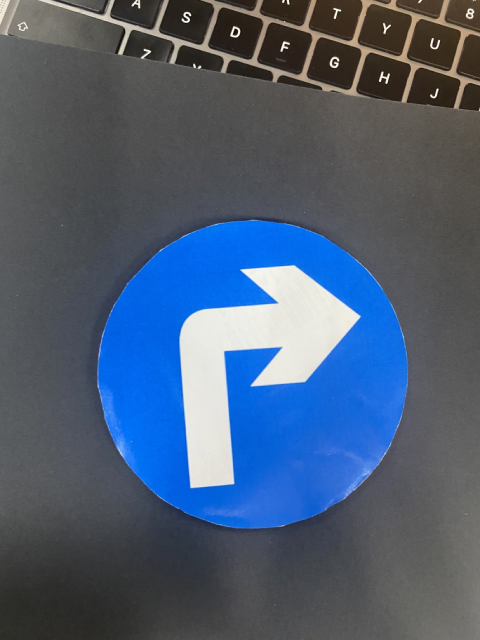
//> input picture sign_detection/images/signs/signs/IMG_3093 Large.jpeg, 960 x 1280 px (shown at 1/2 size)
$ ./sign_detect   (built with g++ and OpenCV 4)
//> lines starting //> are read from the running program, lines starting //| are printed output that depends on the picture; after the words box and inside, x2 and y2 are one past the last pixel; in counts of white or black regions, pixels touching at a corner belong together
#include <iostream>
#include <opencv2/highgui/highgui.hpp>
#include <opencv2/core/core.hpp>
#include <opencv2/opencv.hpp>
#include <math.h>
using namespace std;
using namespace cv;

double down_scale = 0.4;
int H_min;
int H_max;
int S_min;
int S_max;
int V_min;
int V_max;

int main(int argc, char *argv[])
{
    //加载图像
    Mat srcImage=imread("../images/signs/IMG_3093 Large.jpeg");
//> srcImage is the input picture: 1280 rows x 960 cols, CV_8UC3; mean B, G, R 115.8, 93, 76.3

    int down_height = srcImage.size().height * down_scale;
//> down_height = 512
    int down_width = srcImage.size().width * down_scale;
//> down_width = 384
    Mat downImage;
    resize(srcImage, downImage, Size(down_width, down_height), INTER_LINEAR);
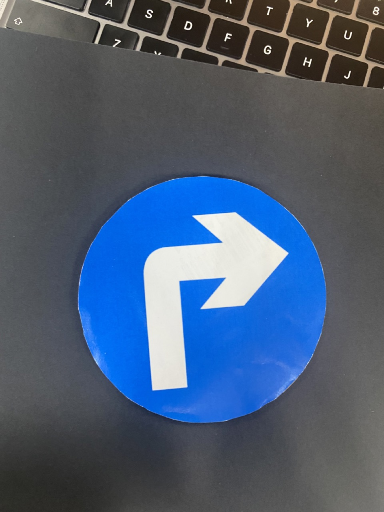
//> downImage: 512 rows x 384 cols, CV_8UC3; mean B, G, R 115.7, 93, 76.2
    imshow("原始图",downImage);

    //变换成hsv通道
    Mat hsvImage;
    cvtColor(downImage,hsvImage,COLOR_BGR2HSV);
//> hsvImage: 512 rows x 384 cols, CV_8UC3; mean H, S, V 68.3, 66.6, 119.6
    // imshow("未增强色调的hsv图片",hsvImage);

    //分割split 与合并merge
    vector<Mat> hsvsplit;//hsv的分离通道
    split(hsvImage,hsvsplit);
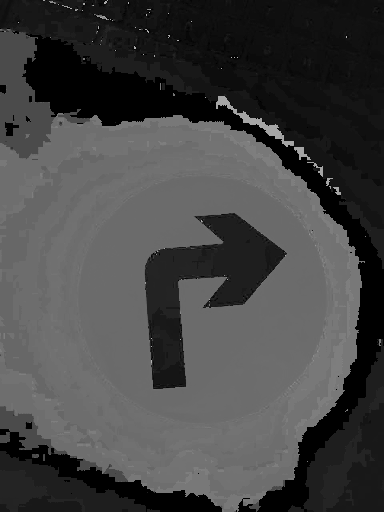
//> hsvsplit[0]: 512 rows x 384 cols, CV_8UC1; min 0, max 178, mean 68.3
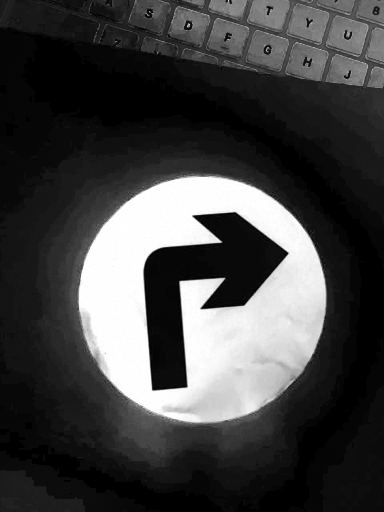
//> hsvsplit[1]: 512 rows x 384 cols, CV_8UC1; min 0, max 255, mean 66.6
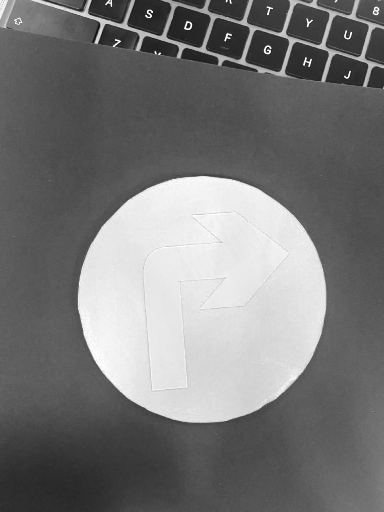
//> hsvsplit[2]: 512 rows x 384 cols, CV_8UC1; min 14, max 255, mean 119.6
    // equalizeHist(hsvsplit[2],hsvsplit[2]);//直方图均衡化，增强对比度，hsvsplit[2]为返回的h
    // merge(hsvsplit,hsvImage);//在色调调节后，重新合并
    // imshow("增强色调对比度后的hsv图片",hsvImage);

    // 取得标志蓝色色块
    Mat binImage;
    threshold(hsvsplit[0],binImage,(int)(256 * 0.5),(int)(256 * 0.7),THRESH_BINARY);
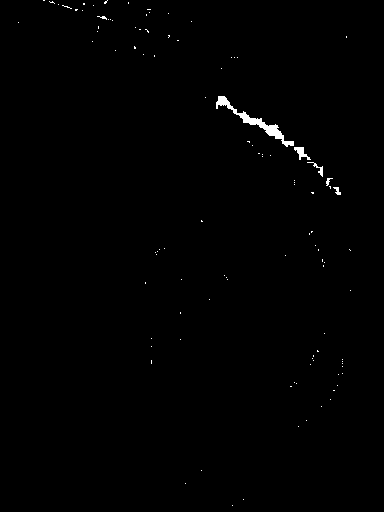
//> binImage: 512 rows x 384 cols, CV_8UC1; values 0 (black) and 179 (white), 0.51% white; 106 white regions (101 under 20 px), largest, box (x1, y1, x2, y2) and area: (216, 96, 294, 147) 592, (294, 147, 311, 160) 99, (307, 162, 323, 177) 55, (333, 187, 341, 195) 34, (326, 178, 333, 186) 25
    imshow("二值化后图片",binImage);

    // 检测圆
    // Mat edges;
    // Canny(thresHold, edges, 100, 200, 3, false);
    // imshow("edges", edges);

    // 投影变换

    // 计算圆心和质心


   while(1)
   {
       int key = waitKey(0);
//> the Esc key is pressed
   if (key==27)
   {
       break;
   }
   }
   return(0);


}

$ run again, with sign_detection/images/signs/signs/IMG_3094 Large.jpeg copied over sign_detection/images/signs/signs/IMG_3093 Large.jpeg
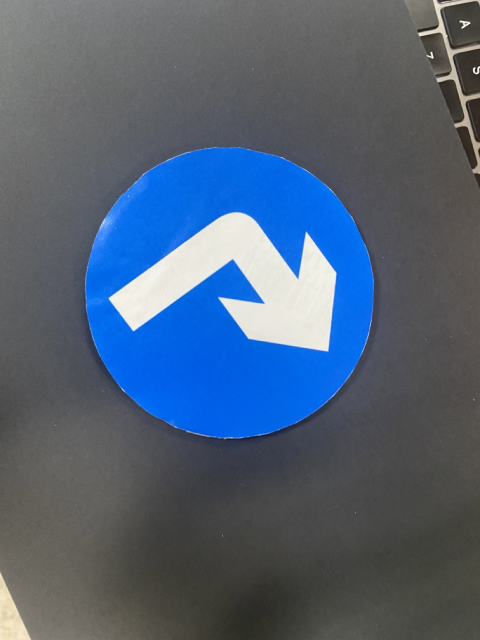
//> input picture sign_detection/images/signs/signs/IMG_3094 Large.jpeg, 960 x 1280 px (shown at 1/2 size)
//> srcImage is the input picture: 1280 rows x 960 cols, CV_8UC3; mean B, G, R 117.8, 97.2, 80.9
//> hsvImage: 512 rows x 384 cols, CV_8UC3; mean H, S, V 66.2, 56.2, 120.7
//> `split(hsvImage,hsvsplit);`:
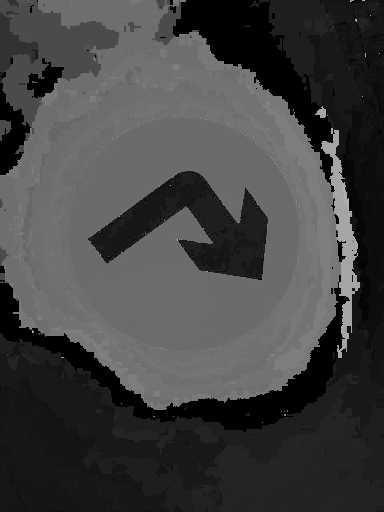
//> hsvsplit[0]: 512 rows x 384 cols, CV_8UC1; min 0, max 177, mean 66.2
//> `threshold(hsvsplit[0],binImage,(int)(256 * 0.5),(int)(256 * 0.7),THRES..`:
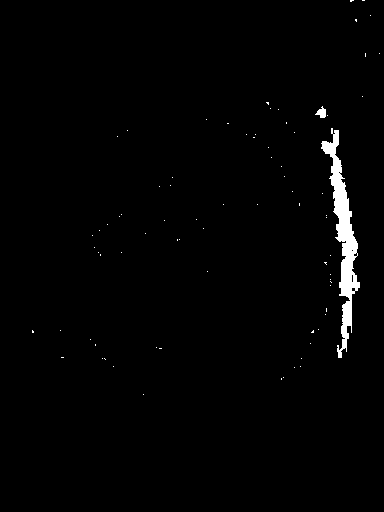
//> binImage: 512 rows x 384 cols, CV_8UC1; values 0 (black) and 179 (white), 1.4% white; 79 white regions (77 under 20 px), largest, box (x1, y1, x2, y2) and area: (321, 128, 360, 358) 2592, (315, 106, 326, 118) 76

$ run again, with sign_detection/images/signs/signs/IMG_3096 Large.jpeg copied over sign_detection/images/signs/signs/IMG_3093 Large.jpeg
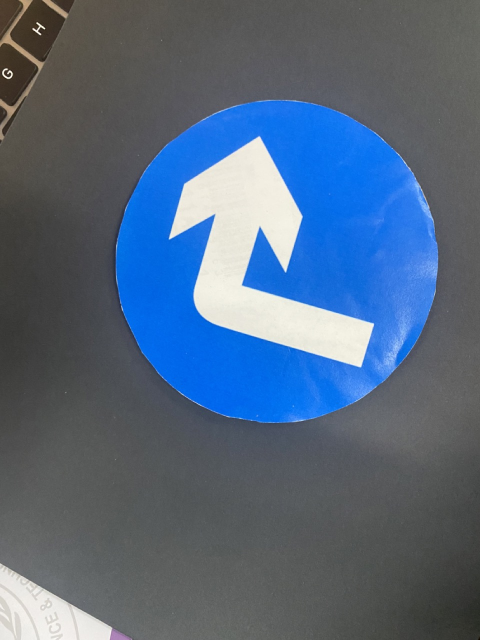
//> input picture sign_detection/images/signs/signs/IMG_3096 Large.jpeg, 960 x 1280 px (shown at 1/2 size)
//> srcImage is the input picture: 1280 rows x 960 cols, CV_8UC3; mean B, G, R 126.7, 103.4, 84
//> hsvImage: 512 rows x 384 cols, CV_8UC3; mean H, S, V 72.2, 59.8, 129.3
//> `split(hsvImage,hsvsplit);`:
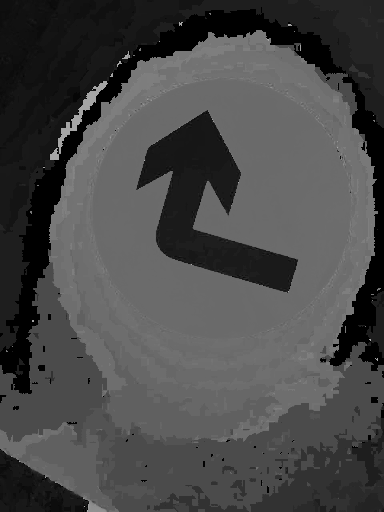
//> hsvsplit[0]: 512 rows x 384 cols, CV_8UC1; min 0, max 177, mean 72.2
//> `threshold(hsvsplit[0],binImage,(int)(256 * 0.5),(int)(256 * 0.7),THRES..`:
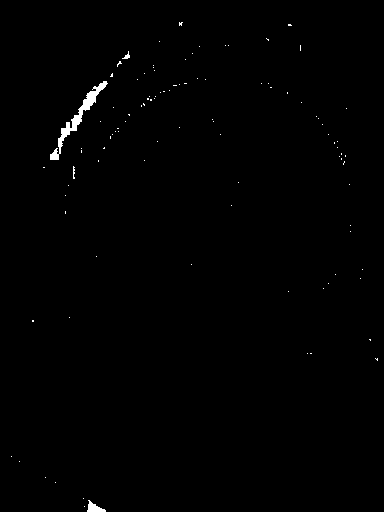
//> binImage: 512 rows x 384 cols, CV_8UC1; values 0 (black) and 179 (white), 0.52% white; 102 white regions (98 under 20 px), largest, box (x1, y1, x2, y2) and area: (50, 81, 108, 160) 661, (87, 500, 106, 512) 118, (122, 51, 130, 59) 27, (73, 166, 75, 179) 20
